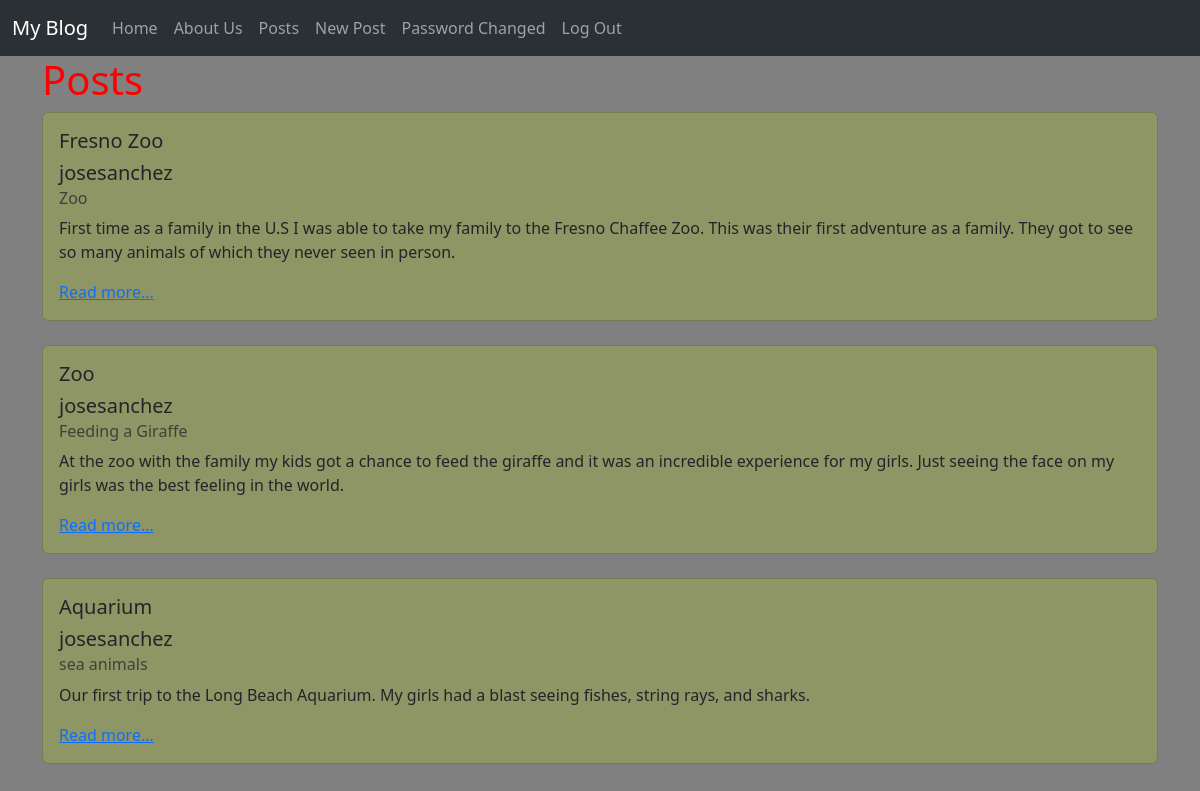
The page /posts/ (signed in) on the database its author committed.
### posts/models.py (models this page shows, shortened)
class Post(models.Model):
    title = models.CharField(max_length=128)
    subtitle = models.CharField(max_length=128)
    author = models.ForeignKey(
        'auth.User',
        on_delete=models.CASCADE
    )
    body = models.TextField()
    created_on = models.DateTimeField(auto_now_add=True)
    active = models.BooleanField(default=True)

### posts/views.py (the view)
# urls.py: path("", PostListView.as_view(), name="list"),
class PostListView(ListView):
    template_name = "posts/list.html"
    model = Post

### templates/posts/list.html (shortened to what this page needs)
{% extends 'base.html' %}
{% load static %}
{% block content %}
<h1>Posts</h1>
{% for post in post_list %}
<div class="card">
    <div class="card-body">
      <h5 class="card-title">{{ post.title }}</h5>
      <h5 class="author"> {{ post.author }}</h5>
      <h6 class="card-subtitle mb-2 text-muted">{{ post.subtitle }}</h6>
      <p class="card-text">{{ post.body|truncatechars:500 }}</p>
      <a href="{% url 'detail' post.id %}" class="card-link">Read more...</a>
    </div>
</div>
<br />
{% endfor %}
{% endblock content %}

### static/css/base.css (style rules this page uses)
h1 { color: red; }
body { background-color: gray; }
.card { background-color: rgb(142, 150, 101); }

### rows shown on the page
Post: title "Fresno Zoo", author "josesanchez", subtitle "Zoo", body "First time as a family in the U.S I was able to take my family to the Fresno Chaffee Zoo. This was their first adventure as a family. They got to see so many animals of which they never seen in person."
Post: title "Zoo", author "josesanchez", subtitle "Feeding a Giraffe", body "At the zoo with the family my kids got a chance to feed the giraffe and it was an incredible experience for my girls. Just seeing the face on my girls was the best feeling in the world."
Post: title "Aquarium", author "josesanchez", subtitle "sea animals", body "Our first trip to the Long Beach Aquarium. My girls had a blast seeing fishes, string rays, and sharks."
